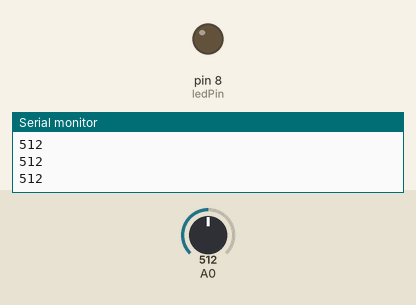
Recording of a sketch running on a simulated Arduino Uno, built with avr-gcc and run on an emulated ATmega328P. Parts: output pins drawn as LEDs (lit = HIGH), the last lines printed to the serial monitor. The test bench sets the inputs (shaded band); at power-on: A0 = 512.

Above: at 1.2 s.
1.3 s: A0 set to 54
2.8 s: A0 set to 45
At 4.0 s:
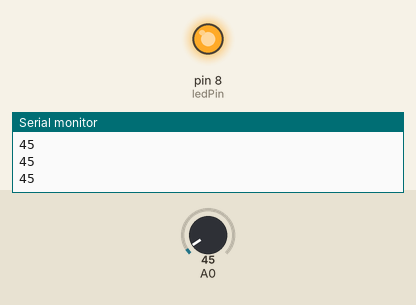
4.3 s: A0 set to 122
At 5.4 s:
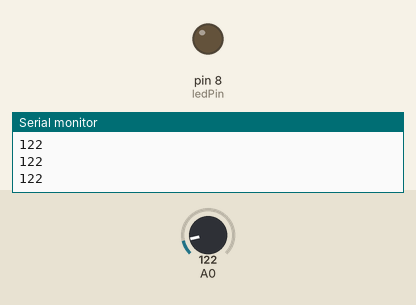
5.9 s: A0 set to 40
At 6.7 s:
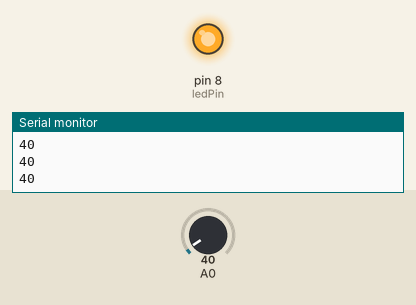
Timing chart, 0 to 8.5 s (numbered marks = the images above; inputs shaded):
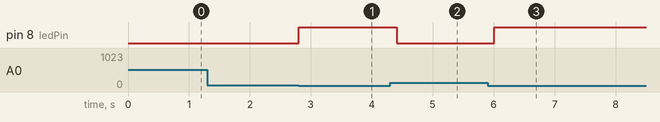

Measured:
- the behaviour switches between 50 and 49 on A0 (found by bisection; images 0 and 1)
- after the input at 2.8 s, pin 8 (ledPin): LOW → HIGH at once
- after the input at 4.3 s, pin 8 (ledPin): HIGH → LOW after 0.11 s
- after the input at 5.9 s, pin 8 (ledPin): LOW → HIGH after 0.11 s

The sketch:

light-sensor.ino
```cpp
int ledPin = 8;
int value;

void setup() {
  pinMode(ledPin, OUTPUT);
  Serial.begin(38400);
}

void loop() {
  value = analogRead(A0);
  if(value < 50) {
      digitalWrite(ledPin, HIGH);
  } else { digitalWrite(ledPin, LOW); }
  Serial.println(value, DEC);
  delay(200);
}
```
